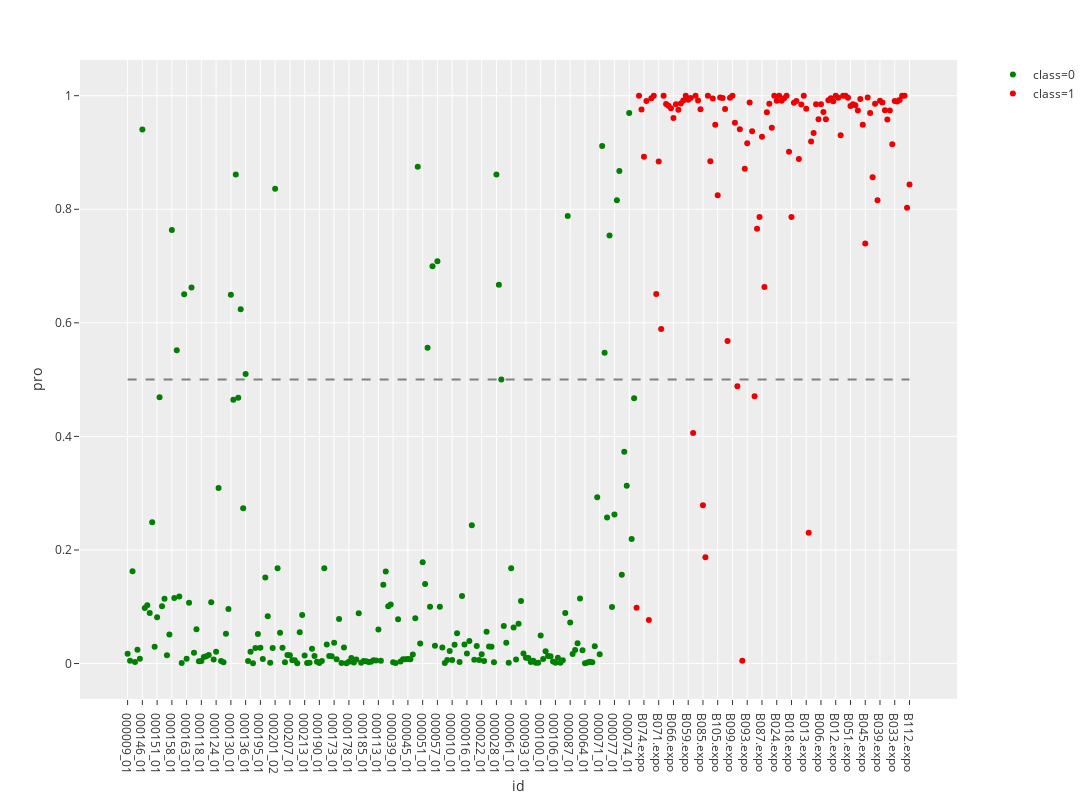

Write notebook code for a chart like this one.
### Code cell
pre_all = predict_plot('all')

### Figure 1 — Plotly figure (JSON) as saved in the notebook; plotly's stock layout.template omitted (floating-point values rounded to 4 significant figures; data arrays with more than 128 entries replaced by an {"elided": "..."} marker saying what was removed)
{"data": [{"hoverlabel": {"namelength": 0}, "hovertemplate": "class=0<br>id=%{x}<br>pro=%{y}", "legendgroup": "class=0", "marker": {"color": "green", "symbol": "circle"}, "mode": "markers", "name": "class=0", "showlegend": true, "type": "scatter", "x": {"elided": "207 str values"}, "xaxis": "x", "y": {"elided": "207 float values"}, "yaxis": "y"}, {"hoverlabel": {"namelength": 0}, "hovertemplate": "class=1<br>id=%{x}<br>pro=%{y}", "legendgroup": "class=1", "marker": {"color": "#EE0000", "symbol": "circle"}, "mode": "markers", "name": "class=1", "showlegend": true, "type": "scatter", "x": ["B081.expo", "B072.expo", "B073.expo", "B074.expo", "B075.expo", "B079.expo", "B077.expo", "B078.expo", "B080.expo", "B071.expo", "B076.expo", "B070.expo", "B060.expo", "B068.expo", "B067.expo", "B066.expo", "B065.expo", "B064.expo", "B063.expo", "B062.expo", "B061.expo", "B059.expo", "B058.expo", "B082.expo", "B069.expo", "B083.expo", "B108.expo", "B085.expo", "B110.expo", "B057.expo", "B109.expo", "B107.expo", "B106.expo", "B105.expo", "B104.expo", "B103.expo", "B102.expo", "B101.expo", "B100.expo", "B099.expo", "B098.expo", "B097.expo", "B096.expo", "B095.expo", "B094.expo", "B093.expo", "B092.expo", "B091.expo", "B090.expo", "B089.expo", "B088.expo", "B087.expo", "B086.expo", "B084.expo", "B056.expo", "B005.expo", "B054.expo", "B024.expo", "B023.expo", "B022.expo", "B021.expo", "B020.expo", "B019.expo", "B018.expo", "B017.expo", "B016.expo", "B015.expo", "B014.expo", "B025.expo", "B013.expo", "B011.expo", "B010.expo", "B009.expo", "B008.expo", "B007.expo", "B006.expo", "B004.expo", "B003.expo", "B002.expo", "B001.expo", "B111.expo", "B012.expo", "B026.expo", "B027.expo", "B028.expo", "B053.expo", "B052.expo", "B051.expo", "B050.expo", "B049.expo", "B048.expo", "B047.expo", "B046.expo", "B045.expo", "B044.expo", "B043.expo", "B042.expo", "B041.expo", "B040.expo", "B039.expo", "B038.expo", "B037.expo", "B036.expo", "B035.expo", "B034.expo", "B033.expo", "B032.expo", "B031.expo", "B030.expo", "B029.expo", "B055.expo", "B112.expo"], "xaxis": "x", "y": [0.09822, 1.0, 0.9756, 0.8924, 0.9908, 0.07656, 0.9955, 1.0, 0.6506, 0.8841, 0.589, 1.0, 0.9853, 0.9823, 0.9779, 0.9606, 0.9849, 0.9751, 0.9865, 0.9917, 1.0, 0.9929, 0.9961, 0.406, 1.0, 0.9914, 0.976, 0.2787, 0.1872, 1.0, 0.8844, 0.995, 0.9489, 0.8247, 0.9967, 0.9959, 0.9766, 0.5682, 0.9962, 1.0, 0.9524, 0.4883, 0.9408, 0.004732, 0.8712, 0.9162, 0.9881, 0.9375, 0.4709, 0.7655, 0.7864, 0.9278, 0.6633, 0.9707, 0.9859, 0.9434, 1.0, 0.9913, 1.0, 0.9909, 0.9954, 1.0, 0.9014, 0.7865, 0.9875, 0.9907, 0.8885, 0.9846, 1.0, 0.9769, 0.2301, 0.9195, 0.9342, 0.985, 0.9587, 0.9851, 0.9711, 0.9583, 0.9921, 0.9956, 0.9903, 1.0, 0.9963, 0.9305, 1.0, 1.0, 0.9963, 0.9819, 0.9852, 0.9832, 0.9739, 0.9942, 0.9491, 0.7397, 0.9967, 0.9697, 0.8563, 0.986, 0.8159, 0.9909, 0.9881, 0.9742, 0.9581, 0.9741, 0.9145, 0.9908, 0.9896, 0.9926, 1.0, 1.0, 0.8026, 0.8438], "yaxis": "y"}, {"line": {"color": "grey", "dash": "dash"}, "mode": "lines", "showlegend": false, "type": "scatter", "x": ["000009_01", "B112.expo"], "y": [0.5, 0.5]}], "layout": {"height": 800, "legend": {"tracegroupgap": 0}, "margin": {"t": 60}, "width": 1200, "xaxis": {"anchor": "y", "domain": [0, 0.98], "title": {"text": "id"}}, "yaxis": {"anchor": "x", "domain": [0, 1], "title": {"text": "pro"}}}}
